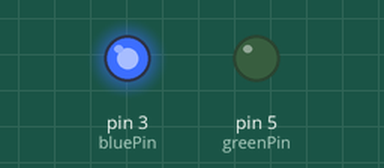
Simulated run of this sketch. Board: Arduino Uno, built with avr-gcc and run on an emulated ATmega328P. Parts: output pins drawn as LEDs (lit = HIGH).

Above: at 0.05 s.
At 2.5 s:
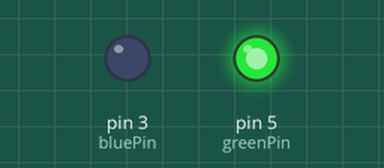
At 5.5 s:
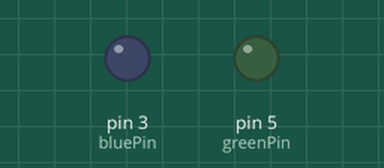
Timing chart, 0 to 6.4 s (numbered marks = the images above):
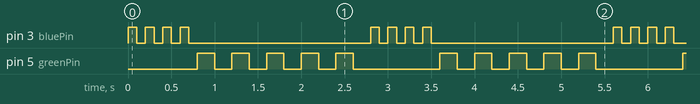

Measured:
- by itself, pin 3 (bluePin): repeats every 2.8 s: 3 × (LOW 0.10 s, HIGH 0.10 s), LOW 2.1 s, HIGH 0.10 s
- by itself, pin 5 (greenPin): repeats every 2.8 s: 4 × (LOW 0.20 s, HIGH 0.20 s), LOW 1.0 s, HIGH 0.20 s
- by itself, everything shown: repeats every 2.8 s, in 18 steps

The sketch:

alternate_led.ino
```cpp
int bluePin=3;
int greenPin=5;
int btime=100;
int gtime=200;
int bblink=4;
int gblink=5;
int j;
void setup() {
  // put your setup code here, to run once:
pinMode(bluePin,OUTPUT);
pinMode(greenPin,OUTPUT);
Serial.begin(9600);
}

void loop() {
  // put your main code here, to run repeatedly:
for(j=1;j<=bblink;j=j+1){
digitalWrite(bluePin,HIGH);
delay(btime);
digitalWrite(bluePin,LOW);
delay(btime);
}
for(j=1;j<=gblink;j=j+1){
digitalWrite(greenPin,HIGH);
delay(gtime);
digitalWrite(greenPin,LOW);
delay(gtime);
}
}
```
